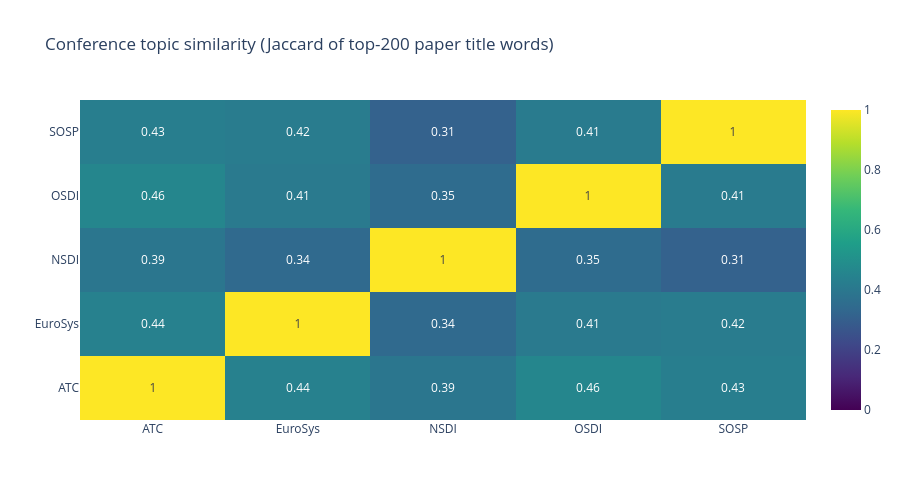

Source (notebook cell):
### Markdown cell above
## 5 · Conference topic-overlap

A symmetric heatmap showing how similar each pair of conferences is in terms of the
vocabulary used in their paper titles.

**Methodology (Jaccard similarity):** for each conference, the top-200 most frequent
words across all its paper titles (after generic-word filtering) form a word set.
Pairwise Jaccard similarity is computed as:

$$J(A, B) = \frac{|A \cap B|}{|A \cup B|}$$

A value of 1.0 means the two conferences use identical top-200 words; 0.0 means no
overlap. The diagonal is always 1.0 (a conference compared with itself).

### Code cell
sim = conference_similarity(editions)
confs = sim.index.tolist()

fig = go.Figure(go.Heatmap(
    z=sim.values,
    x=confs,
    y=confs,
    colorscale="Viridis",
    zmin=0, zmax=1,
    text=np.round(sim.values, 2),
    texttemplate="%{text}",
    hovertemplate="%{y} vs %{x}: %{z:.3f}<extra></extra>",
))
fig.update_layout(
    title="Conference topic similarity (Jaccard of top-200 paper title words)",
    height=500,
)
fig.show()

### Figure 1 — Plotly figure (JSON) as saved in the notebook; plotly's stock layout.template omitted (floating-point values rounded to 4 significant figures)
{"data": [{"colorscale": [[0, "#440154"], [0.1111, "#482878"], [0.2222, "#3e4989"], [0.3333, "#31688e"], [0.4444, "#26828e"], [0.5556, "#1f9e89"], [0.6667, "#35b779"], [0.7778, "#6ece58"], [0.8889, "#b5de2b"], [1, "#fde725"]], "hovertemplate": "%{y} vs %{x}: %{z:.3f}<extra></extra>", "text": [[1.0, 0.44, 0.39, 0.46, 0.43], [0.44, 1.0, 0.34, 0.41, 0.42], [0.39, 0.34, 1.0, 0.35, 0.31], [0.46, 0.41, 0.35, 1.0, 0.41], [0.43, 0.42, 0.31, 0.41, 1.0]], "texttemplate": "%{text}", "type": "heatmap", "x": ["ATC", "EuroSys", "NSDI", "OSDI", "SOSP"], "y": ["ATC", "EuroSys", "NSDI", "OSDI", "SOSP"], "z": [[1.0, 0.4388, 0.3937, 0.4599, 0.4286], [0.4388, 1.0, 0.3423, 0.4085, 0.4184], [0.3937, 0.3423, 1.0, 0.3514, 0.3115], [0.4599, 0.4085, 0.3514, 1.0, 0.4134], [0.4286, 0.4184, 0.3115, 0.4134, 1.0]], "zmax": 1, "zmin": 0}], "layout": {"height": 500, "title": {"text": "Conference topic similarity (Jaccard of top-200 paper title words)"}}}
